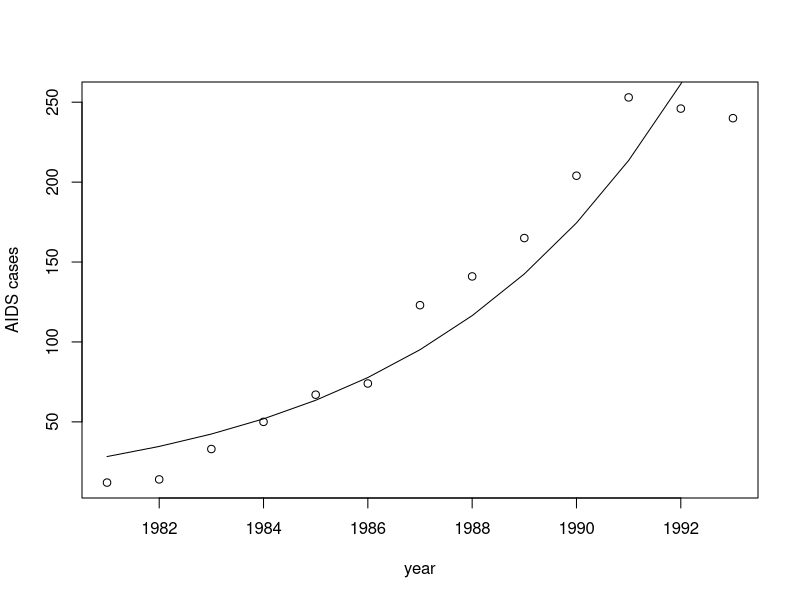

Source code (R): (Note: this script raises an error after producing the figure.)
## Section 14.4

nll <- function(theta,t,y) {
  ## -ve log likelihood for AIDS model y_i ~ Poi(alpha*exp(beta*t_i))
  ## theta = (alpha,beta)  
  mu <- theta[1] * exp(theta[2] * t) ## mu = E(y)
  -sum(dpois(y,mu,log=TRUE)) ## the negative log likelihood
} ## nll

gll <- function(theta,t,y) {
  ## grad of -ve log lik of Poisson AIDS early epidemic model
  alpha <- theta[1];beta <- theta[2] ## enhances readability
  ebt <- exp(beta*t) ## avoid computing twice
  -c(sum(y)/alpha - sum(ebt),     ## -dl/dalpha
     sum(y*t) - alpha*sum(t*ebt)) ## -dl/dbeta
} ## gll

hll <- function(theta,t,y) {
  ## Hessian of -ve log lik of Poisson AIDS early epidemic model
  alpha <- theta[1];beta <- theta[2] ## enhances readability
  ebt <- exp(beta*t) ## avoid computing twice
  H <- matrix(0,2,2) ## matrix for Hessian of -ve ll
  H[1,1] <- sum(y)/alpha^2
  H[2,2] <-  alpha*sum(t^2*ebt)
  H[1,2] <- H[2,1] <- sum(t*ebt)
  H
} ## hll


nll2 <- function(theta,t,y) {
  ## wrapper function for nll and its grad and Hessian,
  ## suitable for optimization by nlm 
  z <- nll(theta,t,y) ## the objective
  attr(z,"gradient") <- gll(theta,t,y)
  attr(z,"hessian") <- hll(theta,t,y)
  z
} ## nll2

t80 <- 1:13 ## years since 1980
y <- c(12,14,33,50,67,74,123,141,165,204,253,246,240) ## AIDS cases

th0 <- c(1,1)

fit <- nlm(nll2,th0,y=y,t=t80)
fit$estimate
plot(t80+1980,y,xlab="year",ylab="AIDS cases")
mu <- fit$estimate[1]*exp(fit$estimate[2]*t80)
attributes(fit)
lines(t80+1980,mu)

nll2 <- function(theta,t,y) {
  alpha <- theta[1];beta <- theta[2] ## enhances readability
  ebt <- exp(beta*t) ## avoid computing twice
  sum.y <- sum(y)
  sum.tebt <- sum(t*ebt)
  
  mu <- alpha * ebt
  z <- -sum(dpois(y,mu,log=TRUE)) ## the negative log likelihood

  g <- -c(sum.y/alpha - sum(ebt), sum(y*t) - alpha*sum.tebt) ## -dl/dbeta
  
  H <- matrix(0,2,2) ## matrix for Hessian of -ve ll
  H[1,1] <- sum.y/alpha^2
  H[2,2] <-  alpha*sum(t^2*ebt)
  H[1,2] <- H[2,1] <- sum.tebt
  
  attr(z,"gradient") <- g
  attr(z,"hessian") <- H
  z
} ## nll2

fit <- nlm(nll3,th0,y=y,t=t80)
fit$estimate

nll3 <- function(theta,t,y) {
  ## -ve log likelihood for AIDS model y_i ~ Poi(alpha*exp(beta*t_i))
  ## theta = (log(alpha),beta)
  alpha <- exp(theta[1]) ## so theta[1] unconstrained, but alpha > 0
  beta <- theta[2]
  mu <- alpha * exp(beta * t) ## mu = E(y)
  -sum(dpois(y,mu,log=TRUE)) ## the negative log likelihood
}

fit <- nlm(nll3,th0,y=y,t=t80, hessian = TRUE)
attributes(fit)
fit$hessian
